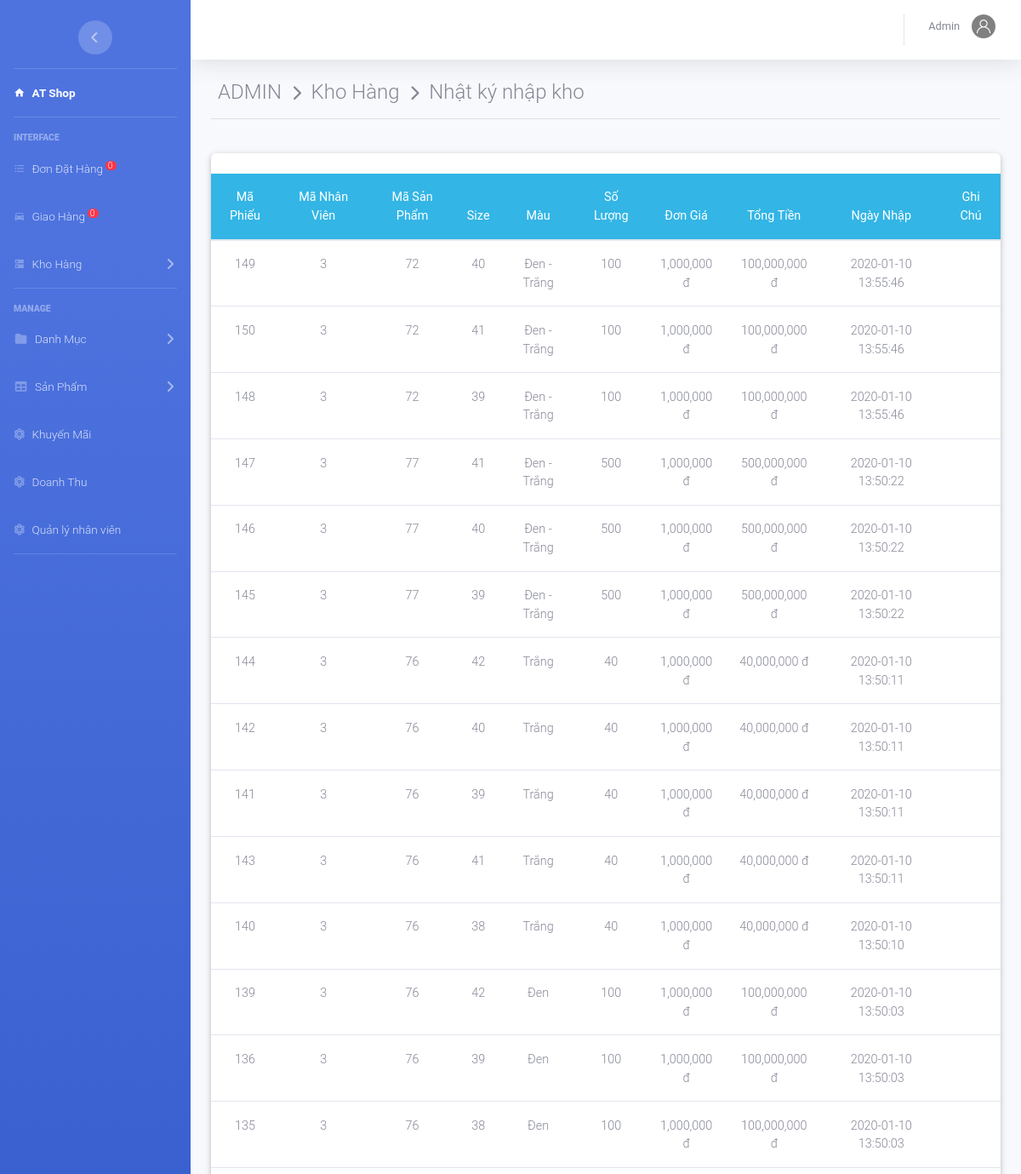
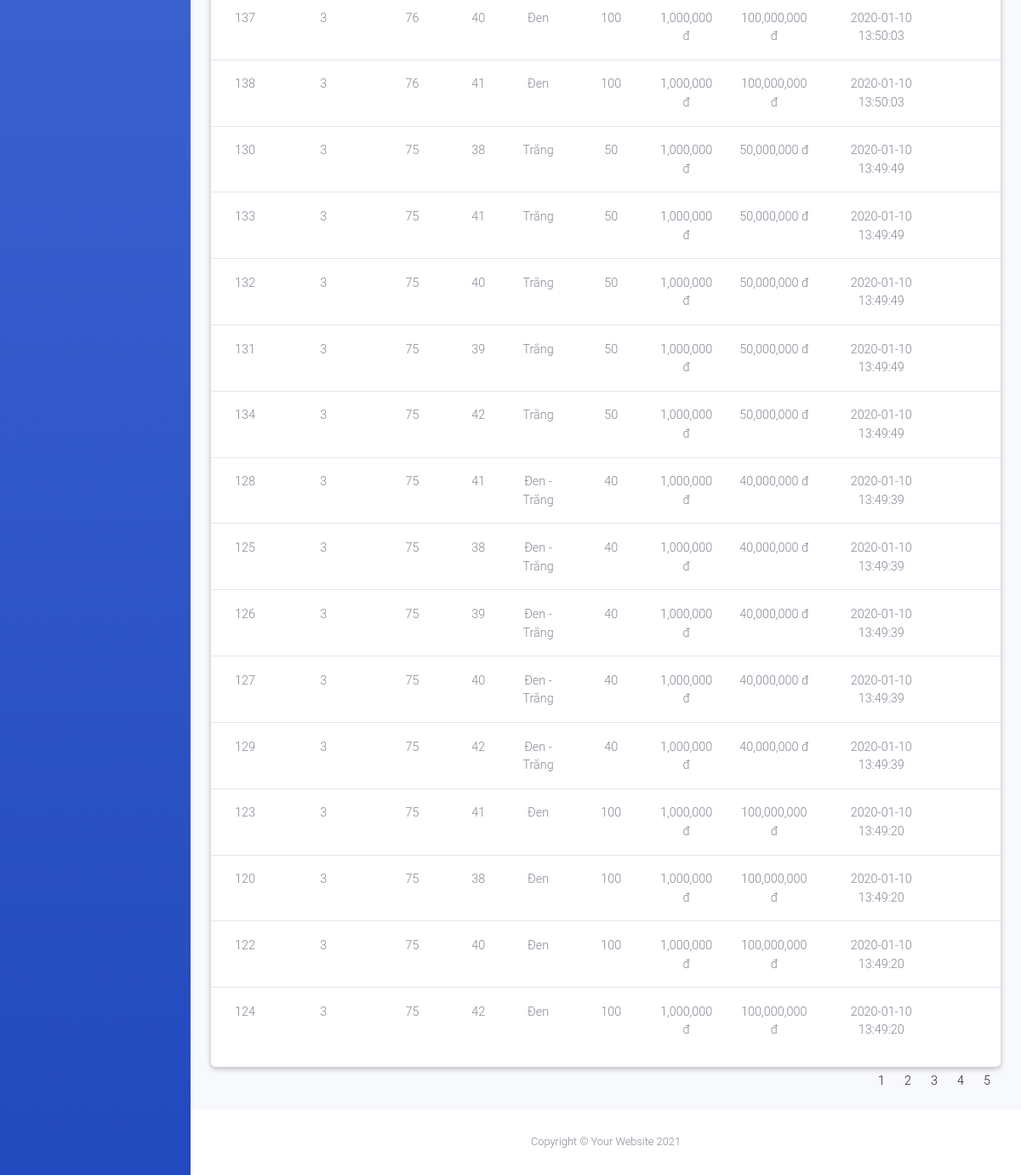
The app's page /admin/index.php?action=kho&view=nhatky (signed in) with its own data (2 pictures, top to bottom).
### tables this page shows
CREATE TABLE `phieunhap` (
  `MaPN` int(11) NOT NULL,
  `MaNV` int(11) NOT NULL,
  `MaSP` int(11) NOT NULL,
  `SoLuong` int(11) NOT NULL,
  `DonGia` decimal(10,0) DEFAULT NULL,
  `TongTien` decimal(10,0) NOT NULL,
  `NgayNhap` datetime NOT NULL DEFAULT current_timestamp(),
  `Note` varchar(100) DEFAULT NULL,
  `Size` int(11) NOT NULL,
  `Mau` varchar(50) NOT NULL
);

### admin/kho/nhatky.php (the view, shortened to what this page needs)
<?php
    if(isset($_GET['trang'])){
        $trang=$_GET['trang'];
    }
    else{ $trang=1;}
    $from =($trang-1)*30;
	$sql="select * from phieunhap Order by NgayNhap DESC limit $from,30";
	$rs=mysqli_query($conn,$sql);
?>
<div class="container-fluid">
	<div class="page-header">
	  <h4 class="page-title">
	     ADMIN &#160;<i class="fas fa-chevron-right" style="font-size: 18px"></i>&#160; Kho Hàng &#160;<i class="fas fa-chevron-right" style="font-size: 18px"></i>&#160; Nhật ký nhập kho</h4>
	</div><hr><br>
	<div class="row">
      <div class="col-md-12 grid-margin stretch-card">
        <div class="card">
		<br>
             <table class="table table-hover  text-center " >
				<thead class="badge-info">
					<tr>
						<th>Mã Phiếu</th> <th>Mã Nhân Viên</th><th>Mã Sản Phẩm</th><th>Size</th><th>Màu</th><th>Số Lượng</th><th>Đơn Giá</th><th>Tổng Tiền</th>
						<th>Ngày Nhập</th> <th>Ghi Chú</th>
					</tr>
				</thead>
				<tbody>
			 		<?php
				 	while ($row=mysqli_fetch_array($rs)) { ?>
						<tr>
							<td><?php echo $row['MaPN']; ?></td>
							<td><?php echo $row['MaNV']; ?></td>
							<td><?php echo $row['MaSP']; ?></td>
							<td><?php echo $row['Size']; ?></td>
							<td><?php echo $row['Mau']; ?></td>
							<td><?php echo $row['SoLuong']; ?></td>
							<td><?php echo number_format($row['DonGia']).' đ'; ?></td>
							<td><?php echo number_format($row['TongTien']).' đ'; ?></td>
							<td><?php echo $row['NgayNhap']; ?></td>
							<td><?php echo $row['Note']; ?></td>
						</tr>
		 			<?php	} ?>
				</tbody>
			</table>
            </div>
          </div>
      </div>
      <div class="row m-auto">
				<?php
					$ds_spn1b="select * from phieunhap Order by NgayNhap DESC";
		            $query_dssp2=mysqli_query($conn,$ds_spn1b);
		            $sosp=mysqli_num_rows($query_dssp2);
		            $sotrang = ceil($sosp/30); ?>
			     	<ul class="pagination justify-content-center">
				         <?php for($x=1;$x<=$sotrang;$x++){ ?>
							          <li class="page-item">
							          	  <a class="page-link " href="index.php?action=kho&view=nhatky&trang=<?php echo $x ?>"><?php echo $x ;?></a>
							          </li>
						  <?php
						      } ?>
			      	</ul>
			</div>
</div>

### records on screen
phieunhap: MaPN "149", MaNV "3", MaSP "72", Size "40", Mau "Đen - Trắng", SoLuong "100", DonGia "1,000,000", TongTien "100,000,000", NgayNhap "2020-01-10 13:55:46"
phieunhap: MaPN "150", MaNV "3", MaSP "72", Size "41", Mau "Đen - Trắng", SoLuong "100", DonGia "1,000,000", TongTien "100,000,000", NgayNhap "2020-01-10 13:55:46"
phieunhap: MaPN "148", MaNV "3", MaSP "72", Size "39", Mau "Đen - Trắng", SoLuong "100", DonGia "1,000,000", TongTien "100,000,000", NgayNhap "2020-01-10 13:55:46"
phieunhap: MaPN "147", MaNV "3", MaSP "77", Size "41", Mau "Đen - Trắng", SoLuong "500", DonGia "1,000,000", TongTien "500,000,000", NgayNhap "2020-01-10 13:50:22"
phieunhap: MaPN "146", MaNV "3", MaSP "77", Size "40", Mau "Đen - Trắng", SoLuong "500", DonGia "1,000,000", TongTien "500,000,000", NgayNhap "2020-01-10 13:50:22"
phieunhap: MaPN "145", MaNV "3", MaSP "77", Size "39", Mau "Đen - Trắng", SoLuong "500", DonGia "1,000,000", TongTien "500,000,000", NgayNhap "2020-01-10 13:50:22"
phieunhap: MaPN "144", MaNV "3", MaSP "76", Size "42", Mau "Trắng", SoLuong "40", DonGia "1,000,000", TongTien "40,000,000", NgayNhap "2020-01-10 13:50:11"
phieunhap: MaPN "142", MaNV "3", MaSP "76", Size "40", Mau "Trắng", SoLuong "40", DonGia "1,000,000", TongTien "40,000,000", NgayNhap "2020-01-10 13:50:11"
phieunhap: MaPN "141", MaNV "3", MaSP "76", Size "39", Mau "Trắng", SoLuong "40", DonGia "1,000,000", TongTien "40,000,000", NgayNhap "2020-01-10 13:50:11"
phieunhap: MaPN "143", MaNV "3", MaSP "76", Size "41", Mau "Trắng", SoLuong "40", DonGia "1,000,000", TongTien "40,000,000", NgayNhap "2020-01-10 13:50:11"
phieunhap: MaPN "140", MaNV "3", MaSP "76", Size "38", Mau "Trắng", SoLuong "40", DonGia "1,000,000", TongTien "40,000,000", NgayNhap "2020-01-10 13:50:10"
phieunhap: MaPN "139", MaNV "3", MaSP "76", Size "42", Mau "Đen", SoLuong "100", DonGia "1,000,000", TongTien "100,000,000", NgayNhap "2020-01-10 13:50:03"
phieunhap: MaPN "136", MaNV "3", MaSP "76", Size "39", Mau "Đen", SoLuong "100", DonGia "1,000,000", TongTien "100,000,000", NgayNhap "2020-01-10 13:50:03"
phieunhap: MaPN "135", MaNV "3", MaSP "76", Size "38", Mau "Đen", SoLuong "100", DonGia "1,000,000", TongTien "100,000,000", NgayNhap "2020-01-10 13:50:03"
phieunhap: MaPN "137", MaNV "3", MaSP "76", Size "40", Mau "Đen", SoLuong "100", DonGia "1,000,000", TongTien "100,000,000", NgayNhap "2020-01-10 13:50:03"
phieunhap: MaPN "138", MaNV "3", MaSP "76", Size "41", Mau "Đen", SoLuong "100", DonGia "1,000,000", TongTien "100,000,000", NgayNhap "2020-01-10 13:50:03"
phieunhap: MaPN "130", MaNV "3", MaSP "75", Size "38", Mau "Trắng", SoLuong "50", DonGia "1,000,000", TongTien "50,000,000", NgayNhap "2020-01-10 13:49:49"
phieunhap: MaPN "133", MaNV "3", MaSP "75", Size "41", Mau "Trắng", SoLuong "50", DonGia "1,000,000", TongTien "50,000,000", NgayNhap "2020-01-10 13:49:49"
phieunhap: MaPN "132", MaNV "3", MaSP "75", Size "40", Mau "Trắng", SoLuong "50", DonGia "1,000,000", TongTien "50,000,000", NgayNhap "2020-01-10 13:49:49"
phieunhap: MaPN "131", MaNV "3", MaSP "75", Size "39", Mau "Trắng", SoLuong "50", DonGia "1,000,000", TongTien "50,000,000", NgayNhap "2020-01-10 13:49:49"
phieunhap: MaPN "134", MaNV "3", MaSP "75", Size "42", Mau "Trắng", SoLuong "50", DonGia "1,000,000", TongTien "50,000,000", NgayNhap "2020-01-10 13:49:49"
phieunhap: MaPN "128", MaNV "3", MaSP "75", Size "41", Mau "Đen - Trắng", SoLuong "40", DonGia "1,000,000", TongTien "40,000,000", NgayNhap "2020-01-10 13:49:39"
phieunhap: MaPN "125", MaNV "3", MaSP "75", Size "38", Mau "Đen - Trắng", SoLuong "40", DonGia "1,000,000", TongTien "40,000,000", NgayNhap "2020-01-10 13:49:39"
phieunhap: MaPN "126", MaNV "3", MaSP "75", Size "39", Mau "Đen - Trắng", SoLuong "40", DonGia "1,000,000", TongTien "40,000,000", NgayNhap "2020-01-10 13:49:39"
phieunhap: MaPN "127", MaNV "3", MaSP "75", Size "40", Mau "Đen - Trắng", SoLuong "40", DonGia "1,000,000", TongTien "40,000,000", NgayNhap "2020-01-10 13:49:39"
phieunhap: MaPN "129", MaNV "3", MaSP "75", Size "42", Mau "Đen - Trắng", SoLuong "40", DonGia "1,000,000", TongTien "40,000,000", NgayNhap "2020-01-10 13:49:39"
phieunhap: MaPN "123", MaNV "3", MaSP "75", Size "41", Mau "Đen", SoLuong "100", DonGia "1,000,000", TongTien "100,000,000", NgayNhap "2020-01-10 13:49:20"
phieunhap: MaPN "120", MaNV "3", MaSP "75", Size "38", Mau "Đen", SoLuong "100", DonGia "1,000,000", TongTien "100,000,000", NgayNhap "2020-01-10 13:49:20"
phieunhap: MaPN "122", MaNV "3", MaSP "75", Size "40", Mau "Đen", SoLuong "100", DonGia "1,000,000", TongTien "100,000,000", NgayNhap "2020-01-10 13:49:20"
phieunhap: MaPN "124", MaNV "3", MaSP "75", Size "42", Mau "Đen", SoLuong "100", DonGia "1,000,000", TongTien "100,000,000", NgayNhap "2020-01-10 13:49:20"

### other values on screen
$dem "0"
$nv['TenNV'] "Admin"
